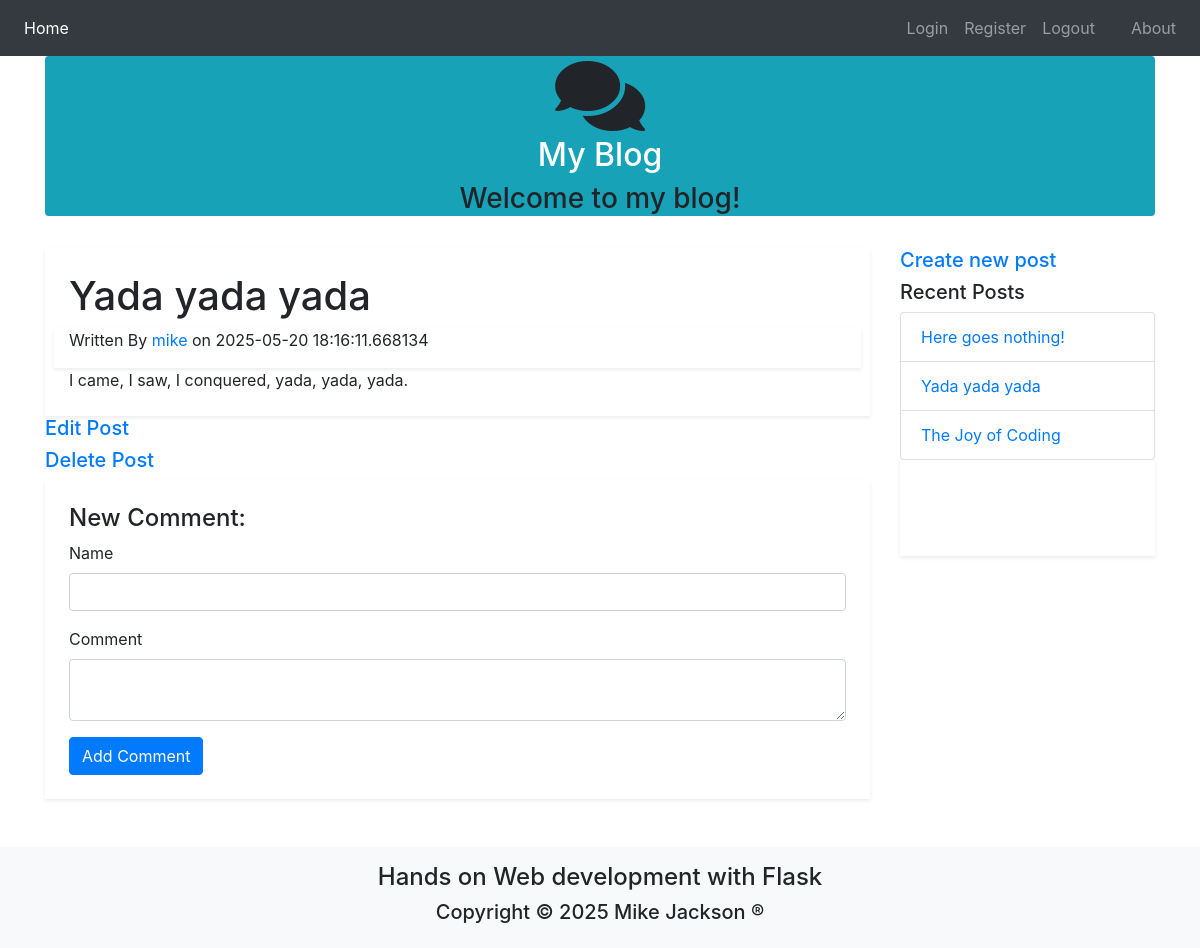
Screenshot of /post/2 with the database file from the repository.
### app.py (models this page shows, shortened)
class Post(db.Model):
    id = db.Column(db.Integer(), primary_key=True)
    title = db.Column(db.String(255))
    text = db.Column(db.Text())
    author = db.Column(db.String(50))
    publish_date = db.Column(db.DateTime(timezone=True), server_default=db.func.current_timestamp())
    user_id = db.Column(db.Integer(), db.ForeignKey('user.id'))
    comments = db.relationship('Comment', backref='post', lazy='dynamic')

### app.py (the view, shortened to what this page needs)
@app.route('/post/<int:post_id>', methods=('GET', 'POST'))
def post(post_id):
    form = CommentForm()
    post = Post.query.get_or_404(post_id)
    comments = post.comments.order_by(Comment.publish_date.desc()).all()
    recent = sidebar_data()
    return render_template('post.html', post=post, comments=comments, recent=recent, form=form)

### forms.py
class CommentForm(Form):
    name = StringField('Name',validators=[DataRequired(), Length(max=255)])
    text = TextAreaField(u'Comment', validators=[DataRequired()])

### app.py (called while the page is built)
def sidebar_data():
    recent = Post.query.order_by(Post.publish_date.desc()).limit(5).all()
    return recent

### templates/post.html (shortened to what this page needs)
{% extends "base.html" %}
{% block leftbody %}
<div class="p-4 shadow-sm">
    <div class="row">
        <div class="col">
            <h1>{{ post.title }}</h1>
        </div>
    </div>
    <div class="row shadow-sm">
        <div class="col-lg-12">
            <p>Written By <a href="{{ url_for('posts_by_user', username=post.author) }}">{{ post.author }}</a> on {{ post.publish_date }}</p>
        </div>
    </div>
    <div class="row">
        <div class="col">
            {{ post.text | safe }}
        </div>
    </div>
</div>
<div class="row">
    <div class="col">
        <a href="{{ url_for('edit', id=post.id) }}">
            <h5>Edit Post</h5>
        </a>
    </div>
</div>
<div class="row">
    <div class="col">
        <a href="{{ url_for('delete', id=post.id) }}">
            <h5>Delete Post</h5>
        </a>
    </div>
</div>
<div class="p-4 shadow-sm">
    <div class="row">
        <div class="col">
            <h4>New Comment:</h4>
        </div>
    </div>
    <div class="row">
        <div class="col">
            <form method="POST" action="{{ url_for('post', post_id=post.id) }}">
                <div class="form-group">
                    {{ form.name.label }}
                    {{ form.name(class_='form-control') }}
                </div>
                <div class="form-group">
                    {{ form.text.label }}
                    {{ form.text(class_='form-control') }}
                </div>
                <input class="btn btn-primary" type="submit" value="Add Comment">
            </form>
        </div>
    </div>
</div>
{% endblock %}

### templates/base.html (shortened to what this page needs)
<!DOCTYPE html>
<html>
<head>
    <link href="../static/css/style.css" type="text/css" rel="stylesheet">
    <link rel="stylesheet" href="https://stackpath.bootstrapcdn.com/bootstrap/4.1.0/css/bootstrap.min.css"
>
    <link rel="stylesheet" href="https://use.fontawesome.com/releases/v5.0.10/css/all.css"
>
</head>
<body>
    <nav class="navbar navbar-expand-lg navbar-dark bg-dark">
        <div class="collapse navbar-collapse" id="navbarSupportedContent">
            <ul class="navbar-nav mr-auto">
                <li class="nav-item active">
                    <a class="nav-link" href="{{ url_for('index') }}">Home <span class="sr-only">(current)</span></a>
                </li>
            </ul>
            <ul class="navbar-nav ml-auto">
                <li class="nav-item">
                    <a class="nav-link" href="{{ url_for('login') }}">Login</a>
                </li>
                <li class="nav-item">
                    <a class="nav-link" href="{{ url_for('register') }}">Register</a>
                </li>
                <li class="nav-item">
                    <a class="nav-link" href="{{ url_for('logout') }}">Logout</a>
                </li>
                <li class="nav-item">
                    <a class="nav-link" href="{{ url_for('about') }}">About</a>
                </li>
            </ul>
        </div>
    </nav>
    <div class="container">
        <div class="row row-lg-4">
            <div class="col">
                <div class="container bg-info rounded">
                    <center>
                        <i class="fas fa-comments fa-5x"></i>
                        <h2><a class="text-white" href="{{ url_for('index') }}">My Blog</a></h2>
                        <h3>Welcome to my blog!</h3>
                    </center>
                </div>
            </div>
        </div>
        <br>
        {% block content %}
        <div class="row">
            <div class="col-lg-9">
                {% block leftbody %}
                {% endblock %}
            </div>
            <div class="col-lg-3 rounded">
                {% block rightbody %}
                <div class="row">
                    <div class="col">
                        <a href="{{ url_for('create') }}"><h5>Create new post</h5></a>
                    </div>
                </div>
                <div class="row">
                    <div class="col">
                        <h5>Recent Posts</h5>
                    </div>
                </div>
                <ul class="list-group">
                    {% for post in recent %}
                    <li class="list-group-item">
                        <a href="{{ url_for('post', post_id=post.id) }}">{{ post.title }}</a>
                    </li>
                    {% endfor %}
                </ul>
                <div class="p-4 shadow-sm">
                    <div class="row">
                        <div class="col">
                        </div>
                    </div>
                    <div class="row p-2">
                        <div class="col">
                        </div>
                    </div>
                </div>
                {% endblock %}
            </div>
        </div>
        {% endblock %}
    </div>
    <br><br>
    <footer class="footer mt-auto py-3 bg-light">
        <div class="container text-center">
            <h4>Hands on Web development with Flask</h4>
            <h5>Copyright &copy; 2025 Mike Jackson &reg;</h5>
        </div>
    </footer>
</body>
</html>

### rows the page displays
Post: title "Yada yada yada", author "mike", publish_date "2025-05-20 18:16:11.668134", text "I came, I saw, I conquered, yada, yada, yada."
Post: title "Here goes nothing!"
Post: title "The Joy of Coding"
